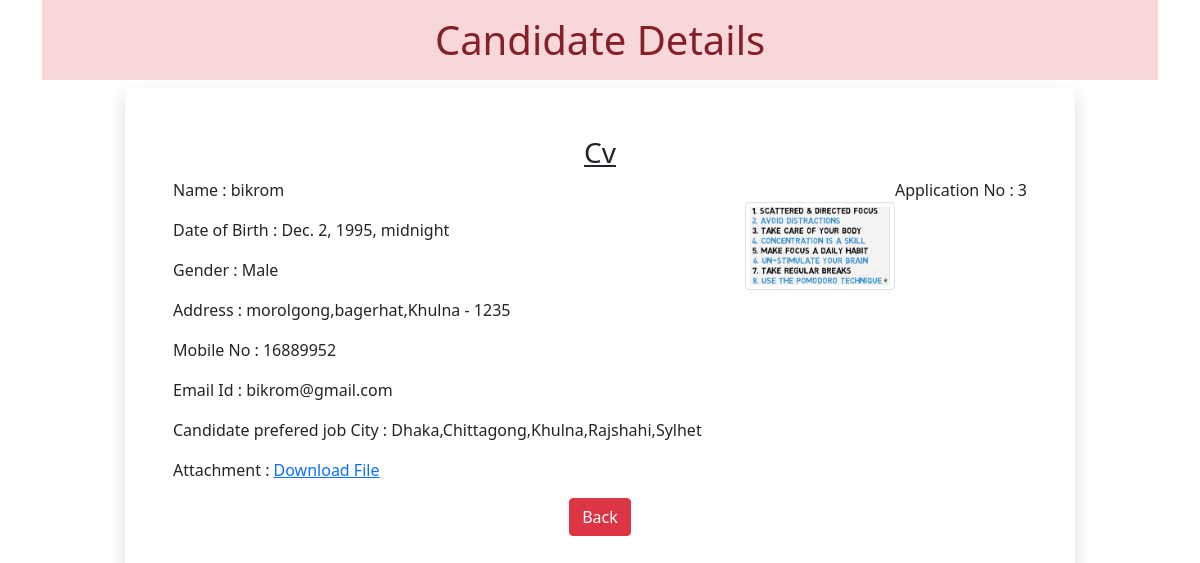
Page /3 on the committed database.
### myapp/models.py (models this page shows)
class CV(models.Model):
    name = models.CharField(max_length=100)
    date_of_birth = models.DateTimeField(auto_now=False, auto_now_add=False)
    gender = models.CharField(max_length=100)
    locality = models.CharField(max_length=200)
    city = models.CharField(max_length=100)
    pin = models.PositiveIntegerField()
    state = models.CharField(choices=STATE_CHOICE, max_length=100)
    phone = models.IntegerField()
    email = models.EmailField()
    job_city = models.CharField(max_length=100)
    profile_image = models.ImageField(upload_to='profile_image', blank=True)
    profile_file = models.FileField(upload_to='profile_files', blank=True)

### myapp/views.py (the view)
# urls.py: path('<int:pk>', views.CandidateView.as_view(), name='candidate'),
class CandidateView(View):
    def get(self, request, pk):
        print(pk)
        candidate = CV.objects.get(pk=pk)
        return render(request, 'myapp/candidate.html', {'candidate': candidate})

### myapp/templatetags/myfilter.py (called while the page is built)
@register.filter(name='remove_special')
def remove_cars(value, args):
    print(value)
    print(args)
    for character in args:
        print(character)
        value = value.replace(character, "")
    return value

### myapp/templates/myapp/candidate.html (shortened to what this page needs)
<!DOCTYPE html>
{% load myfilter %}
<html lang="en">
<head>
    <link href="https://cdn.jsdelivr.net/npm/bootstrap@5.1.3/dist/css/bootstrap.min.css" rel="stylesheet">
</head>
<body>
<div class="container">
    <h1 class="alert-danger text-center p-3"> Candidate Details</h1>
    <div class="row">
        <div class="col-sm-10 shadow p-5 offset-sm-1">
            <h3 class="text-center"><u>Cv</u></h3>
            <p class="float-end">Application No : {{ candidate.id }}</p>
            <img src="{{ candidate.profile_image.url }}" alt="" class="img-fluid img-thumbnail  float-end mt-4" width="150" height="150">
            <p>Name : {{ candidate.name }}</p>
            <p>Date of Birth : {{ candidate.date_of_birth }}</p>
            <p>Gender : {{ candidate.gender }}</p>
            <p>Address : {{ candidate.locality }},{{ candidate.city }},{{ candidate.state }} - {{ candidate.pin }} </p>
            <p> Mobile No : {{ candidate.phone }} </p>
            <p> Email Id : {{ candidate.email }} </p>
            <p> Candidate prefered job City : {{ candidate.job_city | remove_special:"[]' " }} </p>
            <p> Attachment : <a href="{{ candidate.profile_file.url }} ">Download File </a></p>
            <div class="text-center">
                <a href="/" class="btn btn-danger">Back</a>
            </div>
        </div>
    </div>
</div>
</body>
</html>

### rows in the picture
CV: id "3", profile_image (picture), name "bikrom", date_of_birth "Dec. 2, 1995, midnight", gender "Male", locality "morolgong", city "bagerhat", state "Khulna", pin "1235", phone "16889952", email "bikrom@gmail.com", job_city|remove_special "Dhaka,Chittagong,Khulna,Rajshahi,Sylhet"
